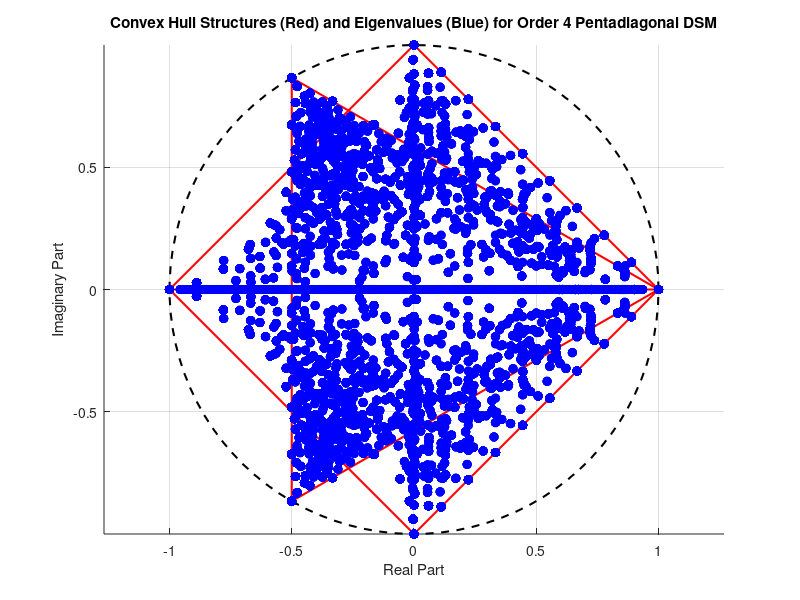

The MATLAB source for this figure:
function generate_pentadiagonal_dsm_order4()
    % Step 1: Generate and plot convex hull structures for n = 1, 2, 3, 4 (in red)
    figure;
    hold on;

    % Plot unit circle
    t = linspace(0, 2*pi, 100);
    plot(cos(t), sin(t), 'k--', 'LineWidth', 1.5);
    
    for n = 1:4
        % Generate n-th roots of unity
        theta = linspace(0, 2*pi, n+1); % Angles for roots of unity
        theta(end) = []; % Remove last point to avoid duplication
        roots_unity = exp(1i * theta); % n-th roots of unity
        
        % Cartesian coordinates
        x = real(roots_unity);
        y = imag(roots_unity);
        
        % Plot convex hull structures in red
        if n == 1
            plot(x, y, 'ro', 'MarkerFaceColor', 'r'); % Single point
        elseif n == 2
            plot(x, y, 'ro', 'MarkerFaceColor', 'r');
            plot(x, y, 'r-', 'LineWidth', 1.5); % Line segment
        else
            k = convhull(x, y);
            plot(x, y, 'ro', 'MarkerFaceColor', 'r');
            plot(x(k), y(k), 'r-', 'LineWidth', 1.5); % Convex hull
        end
    end

    % Step 2: Generate valid permutation matrices
    perms_list = generate_valid_permutation_matrices(4); % 14 valid P-matrices
    triplets = nchoosek(1:length(perms_list), 3); % 2184 valid (P1, P2, P3) triplets
    num_combinations = 10; % 10 convex combinations per triplet
    alpha_values = linspace(0, 1, num_combinations);
    beta_values = linspace(0, 1, num_combinations);
    
    eigenvalues_all = [];

    for idx = 1:size(triplets, 1)
        P1 = perms_list{triplets(idx, 1)};
        P2 = perms_list{triplets(idx, 2)};
        P3 = perms_list{triplets(idx, 3)};
        
        for alpha = alpha_values
            for beta = beta_values
                if alpha + beta <= 1
                    % Generate convex combination
                    A = alpha * P1 + beta * P2 + (1 - alpha - beta) * P3;
                    
                    % Compute eigenvalues
                    eigenvalues = eig(A);
                    eigenvalues_all = [eigenvalues_all; eigenvalues]; %#ok<AGROW>
                end
            end
        end
    end

    % Plot eigenvalues (in blue)
    plot(real(eigenvalues_all), imag(eigenvalues_all), 'bo', 'MarkerFaceColor', 'b');

    % Step 3: Final plot adjustments
    axis equal;
    grid on;
    title('Convex Hull Structures (Red) and Eigenvalues (Blue) for Order 4 Pentadiagonal DSM');
    xlabel('Real Part');
    ylabel('Imaginary Part');
    hold off;

    % Print all 14 valid permutation matrices
    fprintf('\nValid Permutation Matrices for Order 4 Pentadiagonal DSM:\n');
    for i = 1:length(perms_list)
        fprintf('P%d:\n', i);
        disp(perms_list{i});
    end
end

function perms_list = generate_valid_permutation_matrices(n)
    % Generate all n! permutation matrices
    P_all = perms(1:n);
    perms_list = {};
    
    % Filter only pentadiagonal permutation matrices
    for i = 1:size(P_all, 1)
        P = zeros(n);
        for j = 1:n
            P(j, P_all(i, j)) = 1;
        end
        
        % Exclude matrices with 1 at (1,4) and (4,1)
        if P(1,4) == 0 && P(4,1) == 0
            perms_list{end+1} = P; %#ok<AGROW>
        end
    end
end
